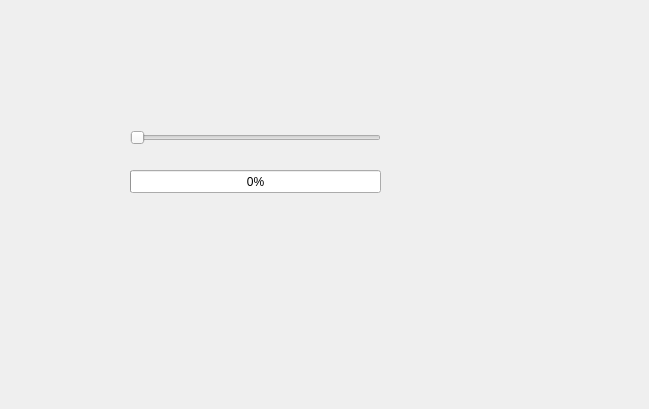
<?xml version="1.0" encoding="UTF-8"?>
<ui version="4.0">
 <class>Widget</class>
 <widget class="QWidget" name="Widget">
  <property name="geometry">
   <rect>
    <x>0</x>
    <y>0</y>
    <width>649</width>
    <height>409</height>
   </rect>
  </property>
  <property name="windowTitle">
   <string>Widget</string>
  </property>
  <widget class="QSlider" name="horizontalSlider">
   <property name="geometry">
    <rect>
     <x>130</x>
     <y>130</y>
     <width>251</width>
     <height>16</height>
    </rect>
   </property>
   <property name="minimum">
    <number>1</number>
   </property>
   <property name="maximum">
    <number>100</number>
   </property>
   <property name="orientation">
    <enum>Qt::Horizontal</enum>
   </property>
  </widget>
  <widget class="QProgressBar" name="progressBar">
   <property name="geometry">
    <rect>
     <x>130</x>
     <y>170</y>
     <width>251</width>
     <height>23</height>
    </rect>
   </property>
   <property name="minimum">
    <number>1</number>
   </property>
   <property name="value">
    <number>1</number>
   </property>
  </widget>
 </widget>
 <resources/>
 <connections/>
</ui>
